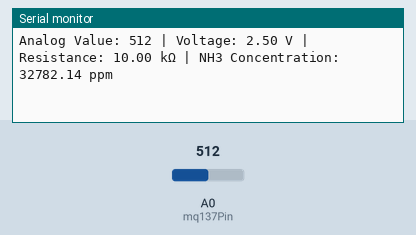
Simulated run of this sketch. Board: Arduino Uno, built with avr-gcc and run on an emulated ATmega328P. On the bench: the last lines printed to the serial monitor. The test bench sets the inputs (shaded band); at power-on: A0 (mq137Pin) = 512.

Above: at 1.8 s.
1.9 s: A0 (mq137Pin) set to 0
At 2.9 s:
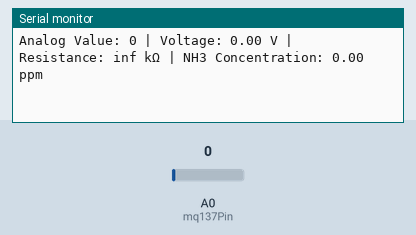
4.6 s: A0 (mq137Pin) set to 1023
At 5.9 s:
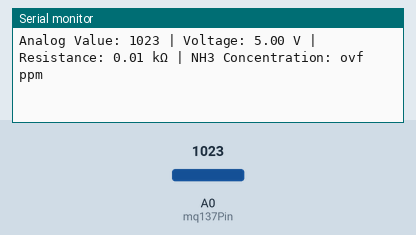

Measured:
- after the input at 1.9 s, the serial monitor: prints a new line after 0.20 s (image 1)
- after the input at 4.6 s, the serial monitor: prints a new line after 0.57 s (image 2)

The sketch:

sensor_mq137.ino
```cpp
// Definisikan pin analog untuk MQ137
const int mq137Pin = A0;

// Konstanta untuk kalibrasi
const float RLOAD = 10.0;  // Nilai resistor load (dalam kilo-ohm)
const float RZERO = 76.63; // Nilai RZERO (dalam kilo-ohm) berdasarkan kalibrasi
const float PARA = 116.6020682; // Konstanta untuk kurva MQ
const float PARB = 2.769034857; // Konstanta untuk kurva MQ

void setup() {
  // Inisialisasi komunikasi serial pada baud rate 9600
  Serial.begin(9600);
  // Tunggu hingga Serial siap (khususnya penting untuk beberapa board)
  while (!Serial) {
    ;
  }
  Serial.println("MQ137 Sensor Initialization...");
}

void loop() {
  // Baca nilai analog dari pin sensor
  int analogValue = analogRead(mq137Pin);
  // Konversi nilai analog ke tegangan
  float voltage = (analogValue / 1024.0) * 5.0;
  // Hitung nilai resistansi sensor
  float rs = (5.0 - voltage) / voltage * RLOAD;
  // Hitung rasio resistansi sensor terhadap resistansi awal
  float ratio = rs / RZERO;
  // Hitung konsentrasi amonia dalam ppm menggunakan persamaan kurva MQ
  float ppm = PARA * pow(ratio, -PARB);

  // Tampilkan nilai pembacaan di Serial Monitor
  Serial.print("Analog Value: ");
  Serial.print(analogValue);
  Serial.print(" | Voltage: ");
  Serial.print(voltage);
  Serial.print(" V | Resistance: ");
  Serial.print(rs);
  Serial.print(" kΩ | NH3 Concentration: ");
  Serial.print(ppm);
  Serial.println(" ppm");

  // Tunggu selama 1 detik sebelum pembacaan berikutnya
  delay(1000);
}
```
